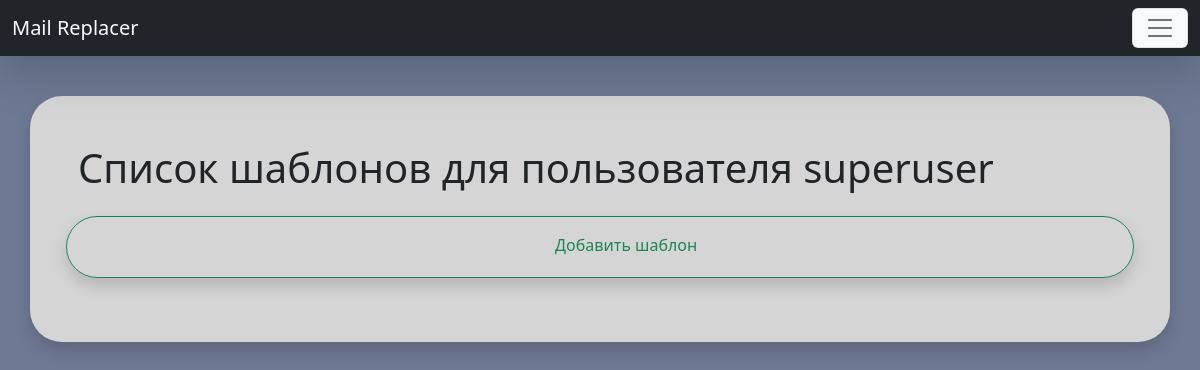
Page /template/list/ (signed in) on the earlier database version.
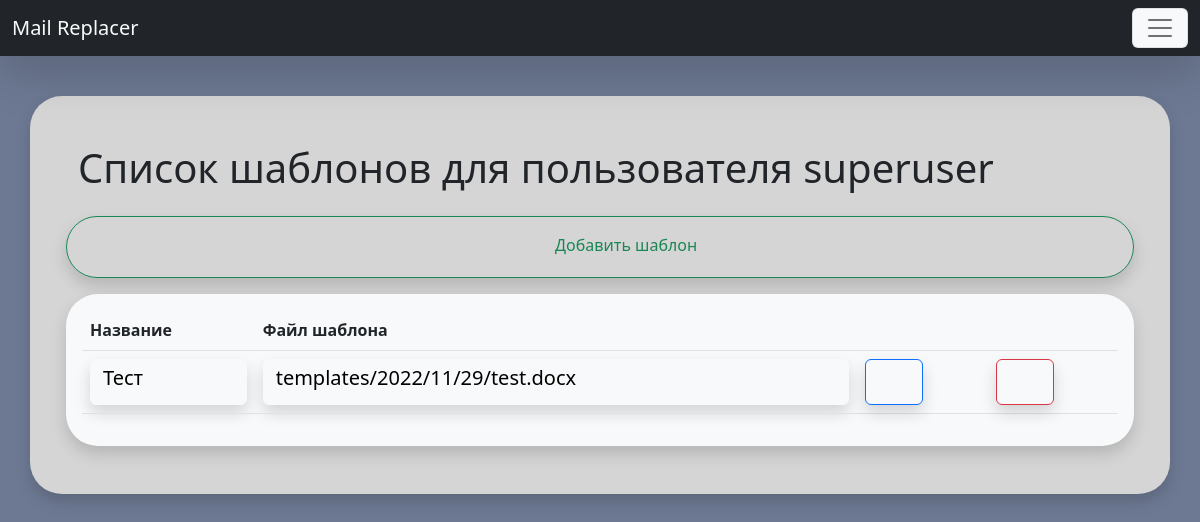
Same page on the later database version.
### Replacer/models.py (models this page shows, shortened)
class Template(models.Model):
    title = models.CharField(max_length=255, db_index=True, verbose_name='Наименование шаблона')
    file = models.FileField(upload_to='templates/%Y/%m/%d/', blank=False, verbose_name='Файл шаблона')
    owner = models.ForeignKey(User, on_delete=models.CASCADE, blank=True, null=True, verbose_name='Владелец')
    def get_absolute_url(self):
        return reverse('template', kwargs={"pk": self.pk})
    class Meta:
        verbose_name = 'Шаблон'
        verbose_name_plural = 'Шаблоны'
        ordering = ['pk']

### Replacer/views.py (the view)
# urls.py: path('template/list/', TemplateListView.as_view(), name='template_list'),
class TemplateListView(TemplateBaseView, LoginRequiredMixin, ListView):
    context_object_name = 'template_list'
    template_name = 'Replacer/template_list.html'
    def get_context_data(self, **kwargs):
        context = super().get_context_data(**kwargs)
        context['form'] = TemplateBaseForm()
        return context
    def get_queryset(self):
        queryset = super().get_queryset()
        return queryset.filter(owner=self.request.user)

### Replacer/templatetags/custom_filters.py (called while the page is built)
@register.inclusion_tag('Replacer/include/_template_bar.html')
def show_template_bar(path, user):
    template_list = Template.objects.all().filter(owner=user)
    return {'template_list':template_list, 'path':path}

### Replacer/templates/Replacer/template_list.html (shortened to what this page needs)
{% extends 'base.html' %}
{% load static %}
{% load custom_filters %}
{% block container %}
<div class="container rounded-5 p-5 shadow" style="background-color: #d5d5d5;">
    <div class="row">
        <h1>Cписок шаблонов для пользователя {{user}}</h1>
        {% include 'Replacer/include/_add_button.html' %}
        {% if template_list %}
        <div class="bg-light shadow rounded-5 p-3">
            <table class="table">
                <thead>
                    <tr>
                        <th scope="col">Название</th>
                        <th scope="col">Файл шаблона</th>
                        <th scope="col"></th>
                        <th scope="col"></th>
                    </tr>
                </thead>
                {% for template in template_list %}
                <tbody>
                    <tr>
                        <td><a class="btn d-flex btn-light shadow"
                                href="{% url 'template' template.pk %}">
                                <h5>{{template.title}}</h5>
                            </a></td>
                        <td><a class="btn d-flex btn-light shadow" href="/media/{{template.file}}">
                            <h5>
                                {{template.file}}
                            </h5></a>
                        </td>
                        <td><a class="btn btn-outline-primary shadow" href="{% url 'template_update' template.pk %}">
                                <lord-icon src="{% static 'icons/edit.json' %}" trigger="hover"
                                    style="width:32px;height:32px">
                                </lord-icon>
                            </a>
                        </td>
                        <td><a class="btn btn-outline-danger shadow" href="{% url 'template_delete' template.pk %}">
                                <lord-icon src="{% static 'icons/delete.json' %}" trigger="hover"
                                    style="width:32px;height:32px">
                                </lord-icon>
                            </a>
                        </td>
                    </tr>
                </tbody>
                {% endfor %}
            </table>
            {% endif %}
        </div>
    </div>
    {% endblock %}

### templates/base.html (shortened to what this page needs)
<!doctype html>
{% load static %}
<html lang="ru">
<head>
    <link href="{% static 'css/bootstrap.min.css' %}" rel="stylesheet">
</head>
<body style="background-color: #6D7993;">
    {% if request.user.is_authenticated %}{% include 'include/_navbar.html' %}{% endif %}
    {% block container %}Созданные шаблоны отсутствуют{% endblock %}
</body>
</html>

### templates/include/_navbar.html (shortened to what this page needs)
{% load static %}
{% load custom_filters %}
<nav class="navbar navbar-light fixed-top shadow-lg bg-dark">
  <div class="container-fluid">
    <a class="navbar-brand text-light" href="{% url 'home' %}">Mail Replacer</a>
    <button class="navbar-toggler bg-light" type="button" data-bs-toggle="offcanvas" data-bs-target="#offcanvasNavbar"
      aria-controls="offcanvasNavbar">
      <span class="navbar-toggler-icon"></span>
    </button>
  </div>
</nav>
<div class="separator pt-5 pb-5"></div>

### Replacer/templates/Replacer/include/_template_bar.html (shortened to what this page needs)
{% load static %}

### Replacer/templates/Replacer/include/_add_button.html
{% load static %}
<button type="button" class="btn btn-outline-success shadow mt-3 mb-3 rounded-5" data-bs-toggle="modal" data-bs-target="{% if template %}
    #createField
{% else %}
    #createModal
{% endif %}">
    <lord-icon src="{% static 'icons/plus.json' %}" trigger="hover" style="width:48px;height:48px">
    </lord-icon>
    {% if template %}
    Добавить поле
{% else %}
    Добавить шаблон
{% endif %}
</button>

### Replacer/templates/Replacer/include/_modal_footer.html (shortened to what this page needs)
{% load static %}

Differences in the rows shown:
added Template: title "Тест", file "templates/2022/11/29/test.docx"
Other differences:
text now shown: "Название Файл шаблона"
